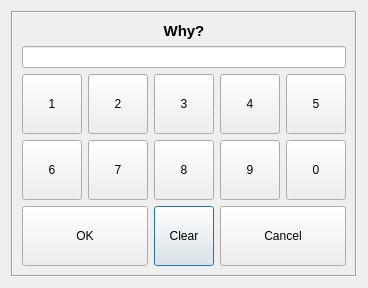
<?xml version="1.0" encoding="UTF-8"?>
<ui version="4.0">
 <class>RLogin</class>
 <widget class="QDialog" name="RLogin">
  <property name="geometry">
   <rect>
    <x>0</x>
    <y>0</y>
    <width>366</width>
    <height>284</height>
   </rect>
  </property>
  <property name="windowTitle">
   <string>Login</string>
  </property>
  <layout class="QHBoxLayout" name="horizontalLayout">
   <item>
    <widget class="QFrame" name="frame">
     <property name="frameShape">
      <enum>QFrame::Box</enum>
     </property>
     <property name="frameShadow">
      <enum>QFrame::Sunken</enum>
     </property>
     <layout class="QVBoxLayout" name="verticalLayout">
      <item>
       <widget class="QLabel" name="lbWhy">
        <property name="font">
         <font>
          <pointsize>11</pointsize>
          <weight>75</weight>
          <bold>true</bold>
         </font>
        </property>
        <property name="text">
         <string>Why?</string>
        </property>
        <property name="alignment">
         <set>Qt::AlignCenter</set>
        </property>
       </widget>
      </item>
      <item>
       <widget class="QLineEdit" name="lePass">
        <property name="echoMode">
         <enum>QLineEdit::Password</enum>
        </property>
       </widget>
      </item>
      <item>
       <layout class="QGridLayout" name="gridLayout">
        <item row="2" column="3" colspan="2">
         <widget class="QPushButton" name="btnCancel">
          <property name="minimumSize">
           <size>
            <width>60</width>
            <height>60</height>
           </size>
          </property>
          <property name="maximumSize">
           <size>
            <width>2222</width>
            <height>60</height>
           </size>
          </property>
          <property name="focusPolicy">
           <enum>Qt::NoFocus</enum>
          </property>
          <property name="text">
           <string>Cancel</string>
          </property>
          <property name="iconSize">
           <size>
            <width>32</width>
            <height>32</height>
           </size>
          </property>
         </widget>
        </item>
        <item row="0" column="0">
         <widget class="QPushButton" name="btn1">
          <property name="minimumSize">
           <size>
            <width>60</width>
            <height>60</height>
           </size>
          </property>
          <property name="maximumSize">
           <size>
            <width>60</width>
            <height>60</height>
           </size>
          </property>
          <property name="focusPolicy">
           <enum>Qt::NoFocus</enum>
          </property>
          <property name="text">
           <string>1</string>
          </property>
         </widget>
        </item>
        <item row="0" column="2">
         <widget class="QPushButton" name="btn3">
          <property name="minimumSize">
           <size>
            <width>60</width>
            <height>60</height>
           </size>
          </property>
          <property name="maximumSize">
           <size>
            <width>60</width>
            <height>60</height>
           </size>
          </property>
          <property name="focusPolicy">
           <enum>Qt::NoFocus</enum>
          </property>
          <property name="text">
           <string>3</string>
          </property>
         </widget>
        </item>
        <item row="0" column="1">
         <widget class="QPushButton" name="btn2">
          <property name="minimumSize">
           <size>
            <width>60</width>
            <height>60</height>
           </size>
          </property>
          <property name="maximumSize">
           <size>
            <width>60</width>
            <height>60</height>
           </size>
          </property>
          <property name="focusPolicy">
           <enum>Qt::NoFocus</enum>
          </property>
          <property name="text">
           <string>2</string>
          </property>
         </widget>
        </item>
        <item row="1" column="0">
         <widget class="QPushButton" name="btn6">
          <property name="minimumSize">
           <size>
            <width>60</width>
            <height>60</height>
           </size>
          </property>
          <property name="maximumSize">
           <size>
            <width>60</width>
            <height>60</height>
           </size>
          </property>
          <property name="focusPolicy">
           <enum>Qt::NoFocus</enum>
          </property>
          <property name="text">
           <string>6</string>
          </property>
         </widget>
        </item>
        <item row="1" column="4">
         <widget class="QPushButton" name="btn0">
          <property name="minimumSize">
           <size>
            <width>60</width>
            <height>60</height>
           </size>
          </property>
          <property name="maximumSize">
           <size>
            <width>60</width>
            <height>60</height>
           </size>
          </property>
          <property name="focusPolicy">
           <enum>Qt::NoFocus</enum>
          </property>
          <property name="text">
           <string>0</string>
          </property>
         </widget>
        </item>
        <item row="2" column="2">
         <widget class="QPushButton" name="btnClear">
          <property name="minimumSize">
           <size>
            <width>60</width>
            <height>60</height>
           </size>
          </property>
          <property name="maximumSize">
           <size>
            <width>60</width>
            <height>60</height>
           </size>
          </property>
          <property name="text">
           <string>Clear</string>
          </property>
         </widget>
        </item>
        <item row="0" column="4">
         <widget class="QPushButton" name="btn5">
          <property name="minimumSize">
           <size>
            <width>60</width>
            <height>60</height>
           </size>
          </property>
          <property name="maximumSize">
           <size>
            <width>60</width>
            <height>60</height>
           </size>
          </property>
          <property name="focusPolicy">
           <enum>Qt::NoFocus</enum>
          </property>
          <property name="text">
           <string>5</string>
          </property>
         </widget>
        </item>
        <item row="1" column="1">
         <widget class="QPushButton" name="btn7">
          <property name="minimumSize">
           <size>
            <width>60</width>
            <height>60</height>
           </size>
          </property>
          <property name="maximumSize">
           <size>
            <width>60</width>
            <height>60</height>
           </size>
          </property>
          <property name="focusPolicy">
           <enum>Qt::NoFocus</enum>
          </property>
          <property name="text">
           <string>7</string>
          </property>
         </widget>
        </item>
        <item row="1" column="2">
         <widget class="QPushButton" name="btn8">
          <property name="minimumSize">
           <size>
            <width>60</width>
            <height>60</height>
           </size>
          </property>
          <property name="maximumSize">
           <size>
            <width>60</width>
            <height>60</height>
           </size>
          </property>
          <property name="focusPolicy">
           <enum>Qt::NoFocus</enum>
          </property>
          <property name="text">
           <string>8</string>
          </property>
         </widget>
        </item>
        <item row="2" column="0" colspan="2">
         <widget class="QPushButton" name="btnOk">
          <property name="minimumSize">
           <size>
            <width>60</width>
            <height>60</height>
           </size>
          </property>
          <property name="maximumSize">
           <size>
            <width>2222</width>
            <height>60</height>
           </size>
          </property>
          <property name="focusPolicy">
           <enum>Qt::NoFocus</enum>
          </property>
          <property name="text">
           <string>OK</string>
          </property>
          <property name="iconSize">
           <size>
            <width>32</width>
            <height>32</height>
           </size>
          </property>
         </widget>
        </item>
        <item row="1" column="3">
         <widget class="QPushButton" name="btn9">
          <property name="minimumSize">
           <size>
            <width>60</width>
            <height>60</height>
           </size>
          </property>
          <property name="maximumSize">
           <size>
            <width>60</width>
            <height>60</height>
           </size>
          </property>
          <property name="focusPolicy">
           <enum>Qt::NoFocus</enum>
          </property>
          <property name="text">
           <string>9</string>
          </property>
         </widget>
        </item>
        <item row="0" column="3">
         <widget class="QPushButton" name="btn4">
          <property name="minimumSize">
           <size>
            <width>60</width>
            <height>60</height>
           </size>
          </property>
          <property name="maximumSize">
           <size>
            <width>60</width>
            <height>60</height>
           </size>
          </property>
          <property name="focusPolicy">
           <enum>Qt::NoFocus</enum>
          </property>
          <property name="text">
           <string>4</string>
          </property>
         </widget>
        </item>
       </layout>
      </item>
     </layout>
    </widget>
   </item>
  </layout>
 </widget>
 <resources/>
 <connections>
  <connection>
   <sender>btn0</sender>
   <signal>clicked()</signal>
   <receiver>RLogin</receiver>
   <slot>numberButtonClicked()</slot>
   <hints>
    <hint type="sourcelabel">
     <x>50</x>
     <y>274</y>
    </hint>
    <hint type="destinationlabel">
     <x>116</x>
     <y>162</y>
    </hint>
   </hints>
  </connection>
  <connection>
   <sender>btn1</sender>
   <signal>clicked()</signal>
   <receiver>RLogin</receiver>
   <slot>numberButtonClicked()</slot>
   <hints>
    <hint type="sourcelabel">
     <x>50</x>
     <y>76</y>
    </hint>
    <hint type="destinationlabel">
     <x>116</x>
     <y>162</y>
    </hint>
   </hints>
  </connection>
  <connection>
   <sender>btn2</sender>
   <signal>clicked()</signal>
   <receiver>RLogin</receiver>
   <slot>numberButtonClicked()</slot>
   <hints>
    <hint type="sourcelabel">
     <x>116</x>
     <y>76</y>
    </hint>
    <hint type="destinationlabel">
     <x>116</x>
     <y>162</y>
    </hint>
   </hints>
  </connection>
  <connection>
   <sender>btn3</sender>
   <signal>clicked()</signal>
   <receiver>RLogin</receiver>
   <slot>numberButtonClicked()</slot>
   <hints>
    <hint type="sourcelabel">
     <x>182</x>
     <y>76</y>
    </hint>
    <hint type="destinationlabel">
     <x>116</x>
     <y>162</y>
    </hint>
   </hints>
  </connection>
  <connection>
   <sender>btn4</sender>
   <signal>clicked()</signal>
   <receiver>RLogin</receiver>
   <slot>numberButtonClicked()</slot>
   <hints>
    <hint type="sourcelabel">
     <x>50</x>
     <y>142</y>
    </hint>
    <hint type="destinationlabel">
     <x>116</x>
     <y>162</y>
    </hint>
   </hints>
  </connection>
  <connection>
   <sender>btn6</sender>
   <signal>clicked()</signal>
   <receiver>RLogin</receiver>
   <slot>numberButtonClicked()</slot>
   <hints>
    <hint type="sourcelabel">
     <x>182</x>
     <y>142</y>
    </hint>
    <hint type="destinationlabel">
     <x>116</x>
     <y>162</y>
    </hint>
   </hints>
  </connection>
  <connection>
   <sender>btn5</sender>
   <signal>clicked()</signal>
   <receiver>RLogin</receiver>
   <slot>numberButtonClicked()</slot>
   <hints>
    <hint type="sourcelabel">
     <x>116</x>
     <y>142</y>
    </hint>
    <hint type="destinationlabel">
     <x>116</x>
     <y>162</y>
    </hint>
   </hints>
  </connection>
  <connection>
   <sender>btn7</sender>
   <signal>clicked()</signal>
   <receiver>RLogin</receiver>
   <slot>numberButtonClicked()</slot>
   <hints>
    <hint type="sourcelabel">
     <x>50</x>
     <y>208</y>
    </hint>
    <hint type="destinationlabel">
     <x>116</x>
     <y>162</y>
    </hint>
   </hints>
  </connection>
  <connection>
   <sender>btn8</sender>
   <signal>clicked()</signal>
   <receiver>RLogin</receiver>
   <slot>numberButtonClicked()</slot>
   <hints>
    <hint type="sourcelabel">
     <x>116</x>
     <y>208</y>
    </hint>
    <hint type="destinationlabel">
     <x>116</x>
     <y>162</y>
    </hint>
   </hints>
  </connection>
  <connection>
   <sender>btn9</sender>
   <signal>clicked()</signal>
   <receiver>RLogin</receiver>
   <slot>numberButtonClicked()</slot>
   <hints>
    <hint type="sourcelabel">
     <x>182</x>
     <y>208</y>
    </hint>
    <hint type="destinationlabel">
     <x>116</x>
     <y>162</y>
    </hint>
   </hints>
  </connection>
 </connections>
 <slots>
  <slot>numberButtonClicked()</slot>
 </slots>
</ui>
